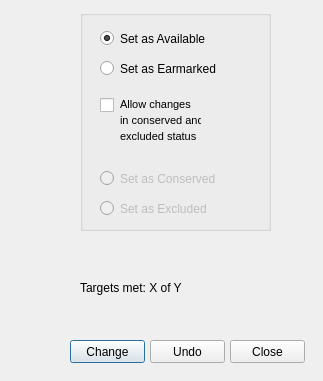
<?xml version="1.0" encoding="UTF-8"?>
<ui version="4.0">
 <class>ChangeStatusDialog</class>
 <widget class="QDialog" name="ChangeStatusDialog">
  <property name="windowModality">
   <enum>Qt::WindowModal</enum>
  </property>
  <property name="geometry">
   <rect>
    <x>0</x>
    <y>0</y>
    <width>323</width>
    <height>381</height>
   </rect>
  </property>
  <property name="windowTitle">
   <string>Change Status panel</string>
  </property>
  <widget class="QPushButton" name="changeButton">
   <property name="geometry">
    <rect>
     <x>70</x>
     <y>340</y>
     <width>75</width>
     <height>23</height>
    </rect>
   </property>
   <property name="text">
    <string>Change</string>
   </property>
  </widget>
  <widget class="QPushButton" name="undoButton">
   <property name="geometry">
    <rect>
     <x>150</x>
     <y>340</y>
     <width>75</width>
     <height>23</height>
    </rect>
   </property>
   <property name="text">
    <string>Undo</string>
   </property>
  </widget>
  <widget class="QGroupBox" name="statusGroupBox">
   <property name="geometry">
    <rect>
     <x>80</x>
     <y>10</y>
     <width>191</width>
     <height>221</height>
    </rect>
   </property>
   <property name="title">
    <string/>
   </property>
   <widget class="QRadioButton" name="availableButton">
    <property name="geometry">
     <rect>
      <x>20</x>
      <y>20</y>
      <width>141</width>
      <height>17</height>
     </rect>
    </property>
    <property name="text">
     <string>Set as Available</string>
    </property>
    <property name="checked">
     <bool>true</bool>
    </property>
    <attribute name="buttonGroup">
     <string notr="true">statusButtonGroup</string>
    </attribute>
   </widget>
   <widget class="QRadioButton" name="earmarkedButton">
    <property name="geometry">
     <rect>
      <x>20</x>
      <y>50</y>
      <width>121</width>
      <height>17</height>
     </rect>
    </property>
    <property name="text">
     <string>Set as Earmarked</string>
    </property>
    <attribute name="buttonGroup">
     <string notr="true">statusButtonGroup</string>
    </attribute>
   </widget>
   <widget class="QRadioButton" name="conservedButton">
    <property name="enabled">
     <bool>false</bool>
    </property>
    <property name="geometry">
     <rect>
      <x>20</x>
      <y>160</y>
      <width>131</width>
      <height>17</height>
     </rect>
    </property>
    <property name="text">
     <string>Set as Conserved</string>
    </property>
    <attribute name="buttonGroup">
     <string notr="true">statusButtonGroup</string>
    </attribute>
   </widget>
   <widget class="QRadioButton" name="excludedButton">
    <property name="enabled">
     <bool>false</bool>
    </property>
    <property name="geometry">
     <rect>
      <x>20</x>
      <y>190</y>
      <width>121</width>
      <height>17</height>
     </rect>
    </property>
    <property name="text">
     <string>Set as Excluded</string>
    </property>
    <attribute name="buttonGroup">
     <string notr="true">statusButtonGroup</string>
    </attribute>
   </widget>
   <widget class="QCheckBox" name="changeCheckBox">
    <property name="geometry">
     <rect>
      <x>20</x>
      <y>80</y>
      <width>101</width>
      <height>31</height>
     </rect>
    </property>
    <property name="text">
     <string/>
    </property>
   </widget>
   <widget class="QLabel" name="checkLabel">
    <property name="geometry">
     <rect>
      <x>40</x>
      <y>80</y>
      <width>81</width>
      <height>61</height>
     </rect>
    </property>
    <property name="lineWidth">
     <number>1</number>
    </property>
    <property name="text">
     <string>&lt;!DOCTYPE HTML PUBLIC &quot;-//W3C//DTD HTML 4.0//EN&quot; &quot;http://www.w3.org/TR/REC-html40/strict.dtd&quot;&gt;
&lt;html&gt;&lt;head&gt;&lt;meta name=&quot;qrichtext&quot; content=&quot;1&quot; /&gt;&lt;style type=&quot;text/css&quot;&gt;
p, li { white-space: pre-wrap; }
&lt;/style&gt;&lt;/head&gt;&lt;body style=&quot; font-family:'MS Shell Dlg 2'; font-size:8pt; font-weight:400; font-style:normal;&quot;&gt;
&lt;p style=&quot; margin-top:3px; margin-bottom:3px; margin-left:0px; margin-right:0px; -qt-block-indent:0; text-indent:0px;&quot;&gt;Allow changes&lt;/p&gt;
&lt;p style=&quot; margin-top:3px; margin-bottom:3px; margin-left:0px; margin-right:0px; -qt-block-indent:0; text-indent:0px;&quot;&gt;in conserved and&lt;/p&gt;
&lt;p style=&quot; margin-top:3px; margin-bottom:3px; margin-left:0px; margin-right:0px; -qt-block-indent:0; text-indent:0px;&quot;&gt;excluded status&lt;/p&gt;&lt;/body&gt;&lt;/html&gt;</string>
    </property>
   </widget>
  </widget>
  <widget class="QPushButton" name="closeButton">
   <property name="geometry">
    <rect>
     <x>230</x>
     <y>340</y>
     <width>75</width>
     <height>23</height>
    </rect>
   </property>
   <property name="text">
    <string>Close</string>
   </property>
  </widget>
  <widget class="QLabel" name="targetsMetLabel">
   <property name="geometry">
    <rect>
     <x>80</x>
     <y>280</y>
     <width>191</width>
     <height>16</height>
    </rect>
   </property>
   <property name="text">
    <string>Targets met: X of Y</string>
   </property>
  </widget>
  <widget class="QLabel" name="logoLabel">
   <property name="geometry">
    <rect>
     <x>10</x>
     <y>10</y>
     <width>51</width>
     <height>51</height>
    </rect>
   </property>
   <property name="text">
    <string/>
   </property>
   <property name="pixmap">
    <pixmap resource="resources.qrc">:/plugins/Cluz/icons/icons/marxan_logo_small.png</pixmap>
   </property>
  </widget>
 </widget>
 <resources>
  <include location="resources.qrc"/>
 </resources>
 <connections>
  <connection>
   <sender>changeCheckBox</sender>
   <signal>clicked(bool)</signal>
   <receiver>conservedButton</receiver>
   <slot>setEnabled(bool)</slot>
   <hints>
    <hint type="sourcelabel">
     <x>55</x>
     <y>167</y>
    </hint>
    <hint type="destinationlabel">
     <x>170</x>
     <y>230</y>
    </hint>
   </hints>
  </connection>
  <connection>
   <sender>changeCheckBox</sender>
   <signal>clicked(bool)</signal>
   <receiver>excludedButton</receiver>
   <slot>setEnabled(bool)</slot>
   <hints>
    <hint type="sourcelabel">
     <x>56</x>
     <y>163</y>
    </hint>
    <hint type="destinationlabel">
     <x>142</x>
     <y>267</y>
    </hint>
   </hints>
  </connection>
  <connection>
   <sender>changeCheckBox</sender>
   <signal>clicked()</signal>
   <receiver>availableButton</receiver>
   <slot>toggle()</slot>
   <hints>
    <hint type="sourcelabel">
     <x>56</x>
     <y>167</y>
    </hint>
    <hint type="destinationlabel">
     <x>78</x>
     <y>100</y>
    </hint>
   </hints>
  </connection>
 </connections>
 <buttongroups>
  <buttongroup name="statusButtonGroup"/>
 </buttongroups>
</ui>
